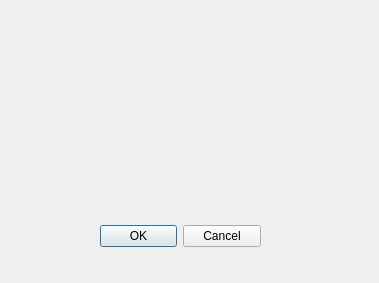
<?xml version="1.0" encoding="UTF-8"?>
<ui version="4.0">
 <class>Database_error</class>
 <widget class="QDialog" name="Database_error">
  <property name="geometry">
   <rect>
    <x>0</x>
    <y>0</y>
    <width>379</width>
    <height>283</height>
   </rect>
  </property>
  <property name="windowTitle">
   <string>Dialog</string>
  </property>
  <widget class="QDialogButtonBox" name="buttonBox">
   <property name="geometry">
    <rect>
     <x>100</x>
     <y>220</y>
     <width>161</width>
     <height>32</height>
    </rect>
   </property>
   <property name="layoutDirection">
    <enum>Qt::LeftToRight</enum>
   </property>
   <property name="orientation">
    <enum>Qt::Horizontal</enum>
   </property>
   <property name="standardButtons">
    <set>QDialogButtonBox::Cancel|QDialogButtonBox::Ok</set>
   </property>
  </widget>
 </widget>
 <resources/>
 <connections>
  <connection>
   <sender>buttonBox</sender>
   <signal>accepted()</signal>
   <receiver>Database_error</receiver>
   <slot>accept()</slot>
   <hints>
    <hint type="sourcelabel">
     <x>248</x>
     <y>254</y>
    </hint>
    <hint type="destinationlabel">
     <x>157</x>
     <y>274</y>
    </hint>
   </hints>
  </connection>
  <connection>
   <sender>buttonBox</sender>
   <signal>rejected()</signal>
   <receiver>Database_error</receiver>
   <slot>reject()</slot>
   <hints>
    <hint type="sourcelabel">
     <x>316</x>
     <y>260</y>
    </hint>
    <hint type="destinationlabel">
     <x>286</x>
     <y>274</y>
    </hint>
   </hints>
  </connection>
 </connections>
</ui>
